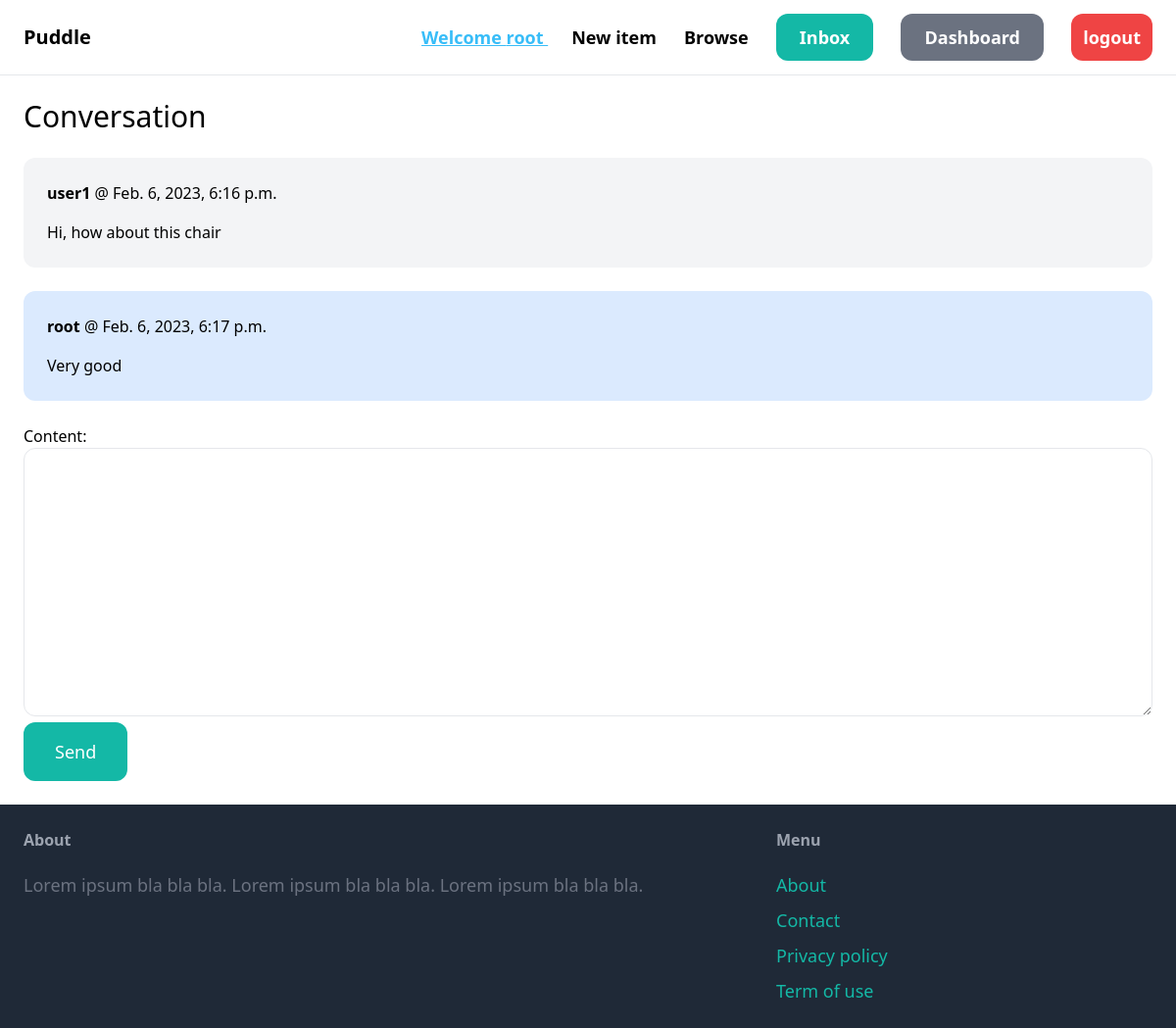
The page /inbox/2/ (signed in) on the database its author committed.
### conversation/models.py (models this page shows)
class ConversationMessage(models.Model):
    conversation = models.ForeignKey(Conversation, related_name='messages', on_delete=models.CASCADE)
    content = models.TextField()
    created_at = models.DateTimeField(auto_now_add=True)
    created_by = models.ForeignKey(User, related_name='created_messages', on_delete=models.CASCADE)

### conversation/views.py (the view)
# urls.py: path('<int:pk>/', views.detail, name='detail'),
@login_required
def detail(request, pk):
    conversation = Conversation.objects.filter(members__in=[request.user.id]).get(pk=pk)
    if request.method == 'POST':
        form = ConversationMessageForm(request.POST)
        if form.is_valid():
            conversation_message = form.save(commit=False)
            conversation_message.conversation = conversation
            conversation_message.created_by = request.user
            conversation_message.save()
            conversation.save()
            return redirect('conversation:detail', pk=pk)
    else:
        form = ConversationMessageForm()
    return render(request, 'conversation/detail.html',{
        'conversation': conversation,
        'form': form,
    })

### conversation/forms.py
class ConversationMessageForm(forms.ModelForm):
    class Meta:
        model = ConversationMessage
        fields = ('content',)
        widgets = {
            'content': forms.Textarea(attrs={
                'class': 'w-full py-4 px-6 rounded-xl border'
            })
        }

### conversation/templates/conversation/detail.html (shortened to what this page needs)
{% extends 'core/base.html' %}
{% block content %}
<h1 class="mb-6 text-3xl">Conversation</h1>
<div class="space-y-6">
    {% for message in conversation.messages.all %}
        <div class="p-6 flex {% if message.created_by == request.user %}bg-blue-100{% else %}bg-gray-100{% endif %} rounded-xl">
            <div>
                <p class="mb-4"><strong>{{ message.created_by.username }}</strong> @ {{ message.created_at }}</p>
                <p>{{ message.content }}</p>
            </div>
        </div>
    {% endfor %}
</div>
<form method="post" action="." class="mt-6">
    {{ form.as_p }}
    <button class="py-4 px-8 text-lg bg-teal-500 hover:bg-teal-700 rounded-xl text-white">Send</button>
</form>
{% endblock %}

### core/templates/core/base.html (shortened to what this page needs)
<!doctype html>
<html>
    <head>
        <script src="https://cdn.tailwindcss.com"></script>
    </head>
    <body>
        <nav class="py-6 px-6 flex justify-between items-center border-b border-gray-200">
            <a href="{% url 'core:index' %}" class="text-xl font-semibold">Puddle</a>
            <div class="space-x-6">
                {% if request.user.is_authenticated %}
                <span class="text-lg font-semibold text-sky-400 underline ">Welcome {{ request.user }} </span>
                <a href="{% url 'item:new' %}" class="text-lg font-semibold hover:text-gray-500">New item</a>
                <a href="{% url 'item:items' %}" class="text-lg font-semibold hover:text-gray-500">Browse</a>
                {% endif %}
                {% if request.user.is_authenticated %}
                    <a href="{% url 'conversation:inbox' %}" class="px-6 py-3 text-lg font-semibold bg-teal-500 text-white rounded-xl hover:bg-teal-700">Inbox</a>
                    <a href="{% url 'dashboard:index' %}" class="px-6 py-3 text-lg font-semibold bg-gray-500 text-white rounded-xl hover:bg-gray-700">Dashboard</a>
                    <a href="{% url 'core:logout' %}" class="px-3 py-3 text-lg font-semibold bg-red-500 text-white rounded-xl hover:bg-gray-700">logout</a>
                {% else %}
                    <a href="{% url 'core:signup' %}" class="px-6 py-3 text-lg font-semibold bg-teal-500 text-white rounded-xl hover:bg-teal-700">Sign up</a>
                    <a href="{% url 'core:login' %}" class="px-6 py-3 text-lg font-semibold bg-gray-500 text-white rounded-xl hover:bg-gray-700">Log in</a>
                {% endif %}
            </div>
        </nav>
        <div class="px-6 py-6">
            {% block content %}
            {% endblock %}
        </div>
        <footer class="py-6 px-6 flex justify-between bg-gray-800">
            <div class="w-2/3 pr-10">
                <h3 class="mb-5 font-semibold text-gray-400">About</h3>
                <p class="text-lg text-gray-500">Lorem ipsum bla bla bla. Lorem ipsum bla bla bla. Lorem ipsum bla bla bla.</p>
            </div>
            <div class="w-1/3">
                <h3 class="mb-5 font-semibold text-gray-400">Menu</h3>
                <ul class="space-y-2">
                    <li><a href="#" class="text-lg text-teal-500 hover:text-teal-700">About</a></li>
                    <li><a href=" {% url 'core:contact' %}" class="text-lg text-teal-500 hover:text-teal-700">Contact</a></li>
                    <li><a href="#" class="text-lg text-teal-500 hover:text-teal-700">Privacy policy</a></li>
                    <li><a href="#" class="text-lg text-teal-500 hover:text-teal-700">Term of use</a></li>
                </ul>
            </div>
        </footer>
    </body>
</html>

### rows shown on the page
ConversationMessage: created_by.username "user1", created_at "Feb. 6, 2023, 6:16 p.m.", content "Hi, how about this chair"
ConversationMessage: created_by.username "root", created_at "Feb. 6, 2023, 6:17 p.m.", content "Very good"

### other values the page prints
{{ request.user }} "root"
